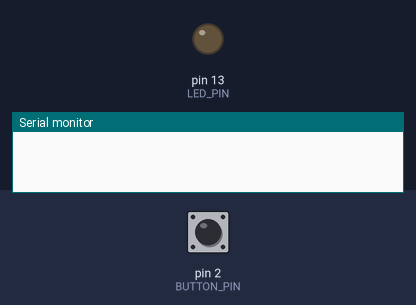
A sketch run on a simulated Arduino Uno, built with avr-gcc and run on an emulated ATmega328P. On the bench: output pins drawn as LEDs (lit = HIGH), the last lines printed to the serial monitor. The test bench sets the inputs (shaded band); at power-on: pin 2 (BUTTON_PIN) HIGH.

Above: at 1.2 s.
1.3 s: pin 2 (BUTTON_PIN) pulled LOW for 0.15 s
At 2.2 s:
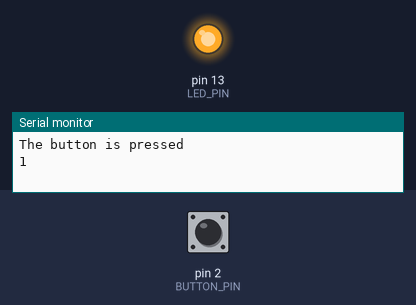
2.9 s: pin 2 (BUTTON_PIN) pulled LOW for 1 s
At 3.4 s:
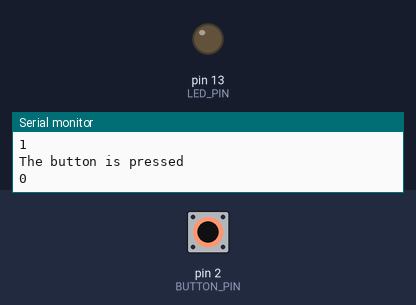
5.4 s: pin 2 (BUTTON_PIN) pulled LOW for 3.2 s
At 6.5 s:
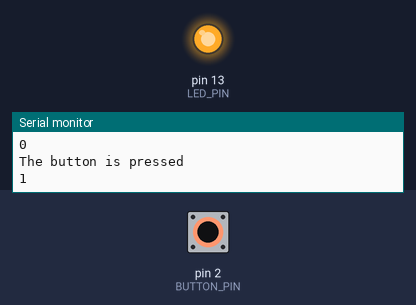
Timing chart, 0 to 8.4 s (numbered marks = the images above; inputs shaded):
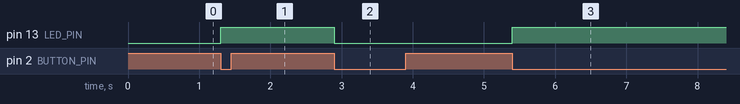

Measured:
- after the input at 1.3 s, pin 13 (LED_PIN): LOW → HIGH at once
- after the input at 2.9 s, pin 13 (LED_PIN): HIGH → LOW at once
- after the input at 5.4 s, pin 13 (LED_PIN): LOW → HIGH at once

The sketch:

buttonToggle.ino
```cpp
// constants won't change
const int BUTTON_PIN = 2; // Arduino pin connected to button's pin
const int LED_PIN    = 13; // Arduino pin connected to LED's pin

// variables will change:
int ledState = LOW;     // the current state of LED
int lastButtonState;    // the previous state of button
int currentButtonState; // the current state of button

void setup() {
  Serial.begin(9600);                // initialize serial
  pinMode(BUTTON_PIN, INPUT_PULLUP); // set arduino pin to input pull-up mode
  pinMode(LED_PIN, OUTPUT);          // set arduino pin to output mode

  currentButtonState = digitalRead(BUTTON_PIN);
}

void loop() {
  lastButtonState    = currentButtonState;      // save the last state
  currentButtonState = digitalRead(BUTTON_PIN); // read new state

  if(lastButtonState == HIGH && currentButtonState == LOW) {
    Serial.println("The button is pressed");

    // toggle state of LED
    ledState = !ledState;
    Serial.println(ledState);
    // control LED arccoding to the toggled state
    digitalWrite(LED_PIN, ledState);
    delay(50);
  }
}
```
